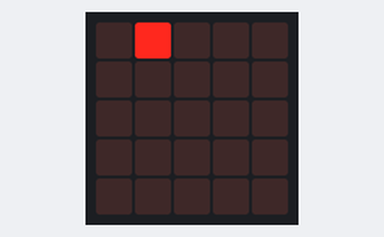
Bench run of a program on a simulated BBC micro:bit (MakeCode). Shown: the board's 5×5 LED display. Dim RGB values are drawn brighter than linear; random numbers come from a fixed seed.

Above: at 0.6 s.
At 5.1 s:
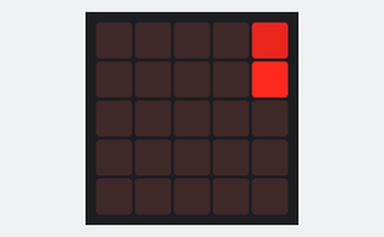
At 10.1 s:
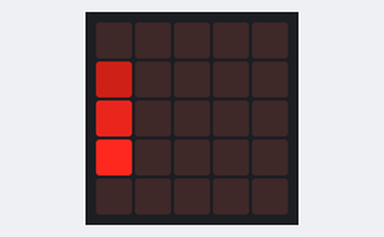
At 19.6 s:
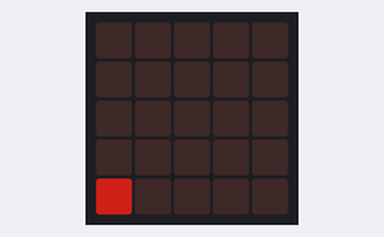
At 29.2 s:
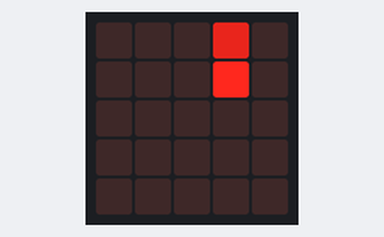
At 39.2 s:
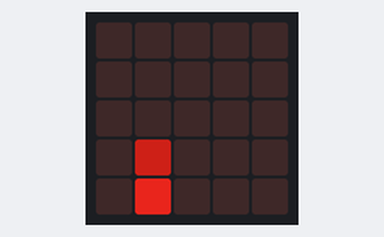

The program:

main.ts
```typescript
let y2 = 0
let y1 = 0
let y = 0
let x = 0
basic.forever(function () {
    y2 = -2
    y1 = -1
    y = 0
    x = randint(0, 4)
    basic.pause(500)
    while (y2 != 5) {
        led.plot(x, y2)
        led.plot(x, y1)
        led.plot(x, y)
        led.plotBrightness(x, y, 255)
        led.plotBrightness(x, y1, 185)
        led.plotBrightness(x, y2, 115)
        basic.pause(500)
        led.unplot(x, y2)
        led.unplot(x, y1)
        led.unplot(x, y)
        y2 += 1
        y1 += 1
        y += 1
    }
})
```

test.ts
```typescript
// les tests vont ici ; cela ne sera pas compilé si ce paquet est utilisé en tant qu'extension.
```

Measured:
- what the display in image 0 shows lasts 0.5 s, from 0.5 s to 1.0 s
